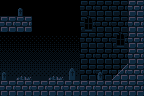

This is a level from a 2D game, rendered from its Tiled map with the project's own tilesets. A one-line summary and the map file follow, with tile-layer data summarised:
An orthogonal 9x6 tile map with 16x16 px tiles, 4 tile layers (bg, bg2, bg, Tile Layer 1).

<map version="1.5" tiledversion="1.7.2" orientation="orthogonal" renderorder="right-down" width="9" height="6" tilewidth="16" tileheight="16" infinite="0" nextlayerid="5" nextobjectid="1">
 <tileset firstgid="1" source="../../Images/soulpieces.tsx" />
 <layer id="2" name="bg" width="9" height="6">
  <data>[54 cells, 54 non-empty, 5 distinct tile ids]</data>
 </layer>
 <layer id="3" name="bg2" width="9" height="6">
  <data>[54 cells, 19 non-empty, 4 distinct tile ids]</data>
 </layer>
 <layer id="4" name="bg" width="9" height="6">
  <data>[54 cells, 4 non-empty, 2 distinct tile ids]</data>
 </layer>
 <layer id="1" name="Tile Layer 1" width="9" height="6">
  <data>[54 cells, 17 non-empty, 2 distinct tile ids]</data>
 </layer>
</map>